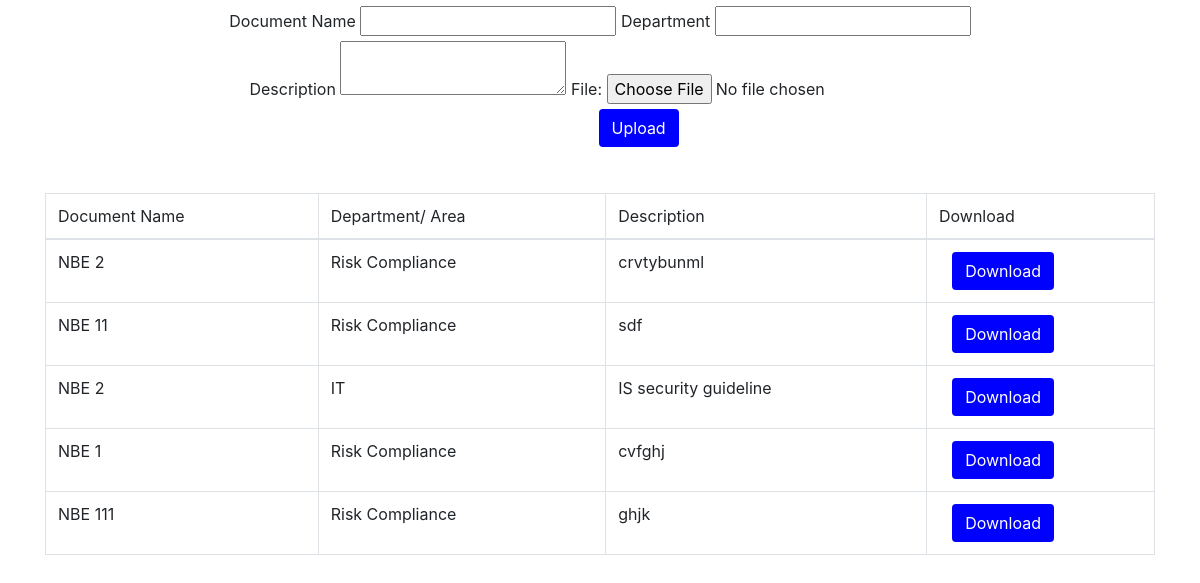
Screenshot of /policyregistration.php with the database file from the repository.
### tables this page shows
CREATE TABLE `policyregistration` (
  `id` int(11) NOT NULL,
  `FileName` varchar(30) NOT NULL,
  `department` varchar(255) NOT NULL,
  `description` varchar(255) NOT NULL,
  `Location` varchar(90) NOT NULL
);

### policyregistration.php (the view, shortened to what this page needs)
<html>
<head>
    <link rel="stylesheet" type="text/css" href="https://cdn.datatables.net/1.10.25/css/jquery.dataTables.css">
    <link rel="stylesheet" href="https://maxcdn.bootstrapcdn.com/bootstrap/4.0.0/css/bootstrap.min.css">
</head>
<body>
    <?php
    $con = mysqli_connect("localhost", "root", "", "oms");
    ?>
    <center>
        <form class="form" method="post" action="" enctype="multipart/form-data">
            <label>Document Name</label>
            <input type="text" name="filename">
            <label>Department</label>
            <input type="text" name="department"> <br />
            <label>Description</label>
            <textarea name="description" type="text"></textarea>
            <label>File:</label>
            <input type="file" name="file"> <br />
            <button type="submit" name="save" class="btn"><i class="fa fa-upload fw-fa"></i> Upload</button>
        </form>
    </center>
    <br>
    <div class="container">
        <table id="demo" class="table table-bordered">
            <thead>
                <tr>
                    <td>Document Name</td>
                    <td>Department/ Area</td>
                    <td>Description</td>
                    <td>Download</td>
                </tr>
            </thead>
            <tbody>
                <?php
                $sqli = "SELECT * FROM `policyregistration`";
                $res = mysqli_query($con, $sqli);
                while ($row = mysqli_fetch_array($res)) {
                    echo '<tr>';
                    echo '<td>' . $row['FileName'] . '</td>';
                    echo '<td>' . $row['department'] . '</td>';
                    echo '<td>' . $row['description'] . '</td>';
                    echo '<td><a class="btn" href="' . $row['Location'] . '">Download</a></td>';
                    echo '</tr>';
                }
                ?>
            </tbody>
        </table>
    </div>
</body>
</html>

### policyregistration.php (style rules this page uses)
.form { width: 100%; display: inline-block; position: inherit; padding: 6px; }
.btn { margin-left: 6.5%; background-color: blue; color: white; }

### rows the page displays
policyregistration: FileName "NBE 2", department "Risk Compliance", description "crvtybunml"
policyregistration: FileName "NBE 11", department "Risk Compliance", description "sdf"
policyregistration: FileName "NBE 2", department "IT", description "IS security guideline"
policyregistration: FileName "NBE 1", department "Risk Compliance", description "cvfghj"
policyregistration: FileName "NBE 111", department "Risk Compliance", description "ghjk"
